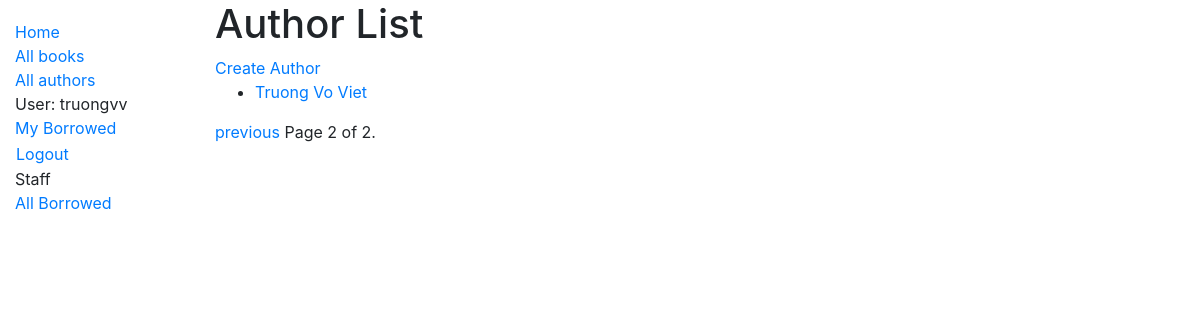
The page /catalog/authors?page=2 (signed in) on the database as committed earlier.
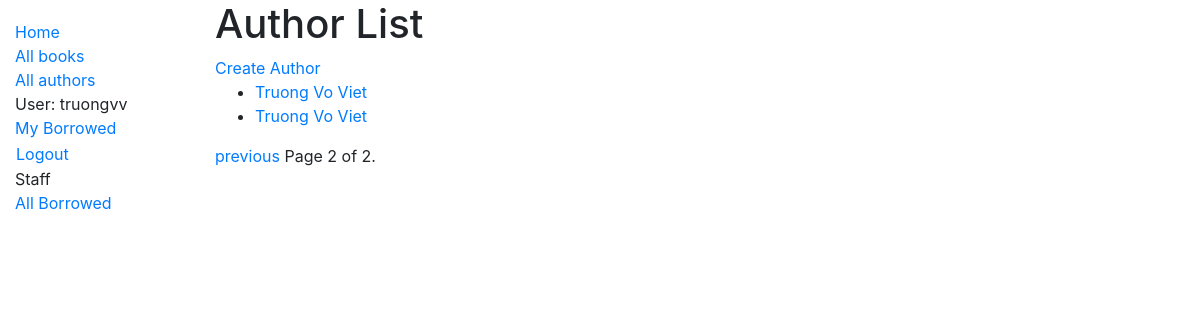
The same page on the database as committed later.
### catalog/models.py (models this page shows, shortened)
class Author(models.Model):
    first_name = models.CharField(
        _("Firstname"),max_length=100, help_text=_("Enter the author's first name")
    )
    last_name = models.CharField(
        _("Lastname"),max_length=100, help_text=_("Enter the author's last name")
    )
    date_of_birth = models.DateField(
        _("Date of birth"),null=True, blank=True, help_text=_("Enter the author's date of birth")
    )
    date_of_death = models.DateField(
        _("Died"),
        null=True,
        blank=True,
        help_text=_("Enter the author's date of death, if applicable"),
    )
    class Meta:
        ordering = ["last_name", "first_name"]
    def get_absolute_url(self):
        return reverse("author-detail", args=[str(self.id)])

### catalog/views.py (the view)
# urls.py: path("authors", views.AuthorListView.as_view(), name="authors"),
class AuthorListView(generic.ListView):
    model = Author
    paginate_by = AUTHORS_PER_PAGE
    context_object_name = "author_list"
    template_name = "catalog/author_list.html"

### catalog/templates/catalog/author_list.html
{% extends "base_generic.html" %} {% load i18n %}{% block content %}
<h1>{% trans "Author List" %}</h1>
{% if user.is_staff %}
<a class="author-create-link" href="{% url 'author-create' %}">{% trans 'Create Author' %}</a>
{% endif %}
{% if author_list %}
  <ul>
    {% for author in author_list %}
      <li>
        <a href="{{ author.get_absolute_url }}">{{ author.first_name }} {{ author.last_name }}</a>
      </li>
    {% endfor %}
  </ul>
{% else %}
  <p>{% trans "There are no authors in the library." %}</p>
{% endif %}
{% endblock %}

Rows that differ between the two databases and show on the page:
added Author: first_name "Truong", last_name "Vo Viet"
